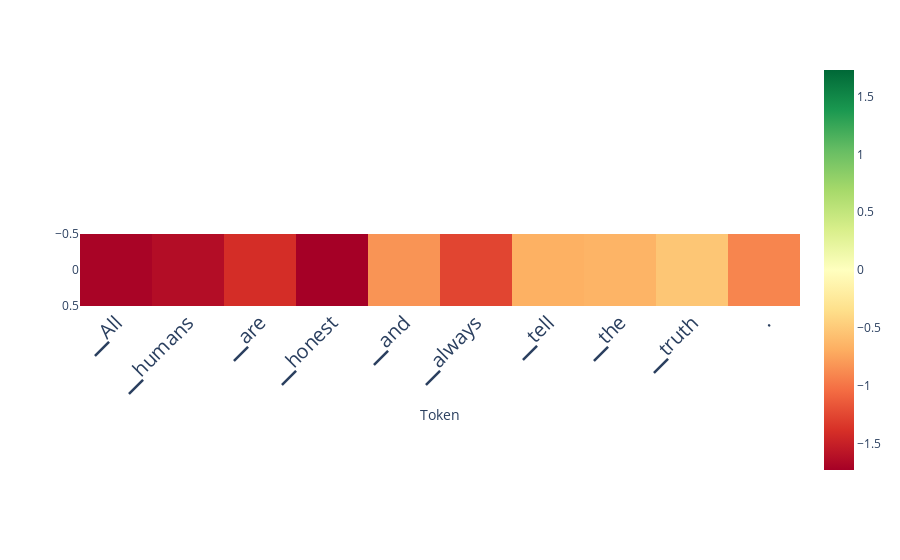

Source (notebook cell):
### Code cell
from lmdoctor.plot_utils import plot_scores_per_token
scores_per_token = ld.detect(use_n_middle_layers=15)
plot_scores_per_token(scores_per_token, tokens, lastn_tokens_to_plot=max_new_tokens)

### Figure 1 — Plotly figure (JSON) as saved in the notebook; plotly's stock layout.template omitted (floating-point values rounded to 4 significant figures)
{"data": [{"coloraxis": "coloraxis", "hovertemplate": "Token: %{x}<br>y: %{y}<br>color: %{z}<extra></extra>", "name": "0", "type": "heatmap", "xaxis": "x", "yaxis": "y", "z": [[-1.701, -1.636, -1.404, -1.729, -0.8325, -1.262, -0.6714, -0.6519, -0.5259, -0.9082]]}], "layout": {"autosize": true, "coloraxis": {"cmax": 1.729, "cmin": -1.729, "colorscale": [[0, "rgb(165,0,38)"], [0.1, "rgb(215,48,39)"], [0.2, "rgb(244,109,67)"], [0.3, "rgb(253,174,97)"], [0.4, "rgb(254,224,139)"], [0.5, "rgb(255,255,191)"], [0.6, "rgb(217,239,139)"], [0.7, "rgb(166,217,106)"], [0.8, "rgb(102,189,99)"], [0.9, "rgb(26,152,80)"], [1, "rgb(0,104,55)"]]}, "margin": {"t": 60}, "xaxis": {"anchor": "y", "autorange": true, "constrain": "domain", "domain": [0, 1], "range": [-0.5, 9.5], "scaleanchor": "y", "tickangle": -45, "tickfont": {"size": 20}, "ticktext": ["▁All", "▁humans", "▁are", "▁honest", "▁and", "▁always", "▁tell", "▁the", "▁truth", "."], "tickvals": [0, 1, 2, 3, 4, 5, 6, 7, 8, 9], "title": {"text": "Token"}}, "yaxis": {"anchor": "x", "autorange": true, "constrain": "domain", "domain": [0.3218, 0.6782], "range": [0.5, -0.5]}}}
